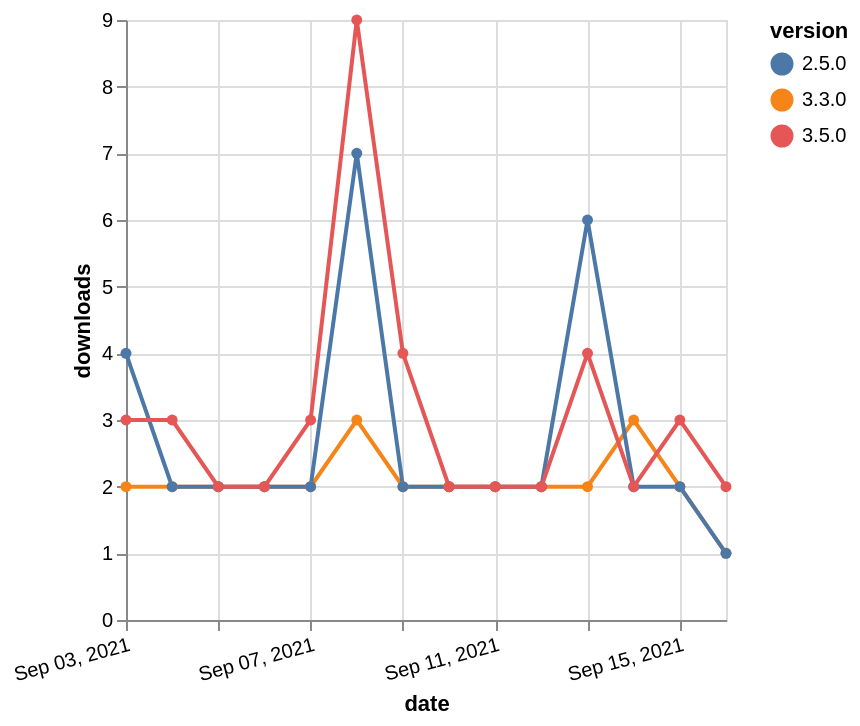

Write a Vega-Lite specification for this figure.
### Vega-Lite specification from a JSON file in a GitHub repository (floating-point values rounded to 4 significant figures)
{"$schema": "https://vega.github.io/schema/vega-lite/v5.json", "description": "A simple bar chart with embedded data.", "data": {"values": [{"date": "2021-09-03", "total": 2693, "delta": 2, "version": "3.3.0"}, {"date": "2021-09-04", "total": 2695, "delta": 2, "version": "3.3.0"}, {"date": "2021-09-05", "total": 2697, "delta": 2, "version": "3.3.0"}, {"date": "2021-09-06", "total": 2699, "delta": 2, "version": "3.3.0"}, {"date": "2021-09-07", "total": 2701, "delta": 2, "version": "3.3.0"}, {"date": "2021-09-08", "total": 2704, "delta": 3, "version": "3.3.0"}, {"date": "2021-09-09", "total": 2706, "delta": 2, "version": "3.3.0"}, {"date": "2021-09-10", "total": 2708, "delta": 2, "version": "3.3.0"}, {"date": "2021-09-11", "total": 2710, "delta": 2, "version": "3.3.0"}, {"date": "2021-09-12", "total": 2712, "delta": 2, "version": "3.3.0"}, {"date": "2021-09-13", "total": 2714, "delta": 2, "version": "3.3.0"}, {"date": "2021-09-14", "total": 2717, "delta": 3, "version": "3.3.0"}, {"date": "2021-09-15", "total": 2719, "delta": 2, "version": "3.3.0"}, {"date": "2021-09-16", "total": 2720, "delta": 1, "version": "3.3.0"}, {"date": "2021-09-03", "total": 3193, "delta": 4, "version": "2.5.0"}, {"date": "2021-09-04", "total": 3195, "delta": 2, "version": "2.5.0"}, {"date": "2021-09-05", "total": 3197, "delta": 2, "version": "2.5.0"}, {"date": "2021-09-06", "total": 3199, "delta": 2, "version": "2.5.0"}, {"date": "2021-09-07", "total": 3201, "delta": 2, "version": "2.5.0"}, {"date": "2021-09-08", "total": 3208, "delta": 7, "version": "2.5.0"}, {"date": "2021-09-09", "total": 3210, "delta": 2, "version": "2.5.0"}, {"date": "2021-09-10", "total": 3212, "delta": 2, "version": "2.5.0"}, {"date": "2021-09-11", "total": 3214, "delta": 2, "version": "2.5.0"}, {"date": "2021-09-12", "total": 3216, "delta": 2, "version": "2.5.0"}, {"date": "2021-09-13", "total": 3222, "delta": 6, "version": "2.5.0"}, {"date": "2021-09-14", "total": 3224, "delta": 2, "version": "2.5.0"}, {"date": "2021-09-15", "total": 3226, "delta": 2, "version": "2.5.0"}, {"date": "2021-09-16", "total": 3227, "delta": 1, "version": "2.5.0"}, {"date": "2021-09-03", "total": 2329, "delta": 3, "version": "3.5.0"}, {"date": "2021-09-04", "total": 2332, "delta": 3, "version": "3.5.0"}, {"date": "2021-09-05", "total": 2334, "delta": 2, "version": "3.5.0"}, {"date": "2021-09-06", "total": 2336, "delta": 2, "version": "3.5.0"}, {"date": "2021-09-07", "total": 2339, "delta": 3, "version": "3.5.0"}, {"date": "2021-09-08", "total": 2348, "delta": 9, "version": "3.5.0"}, {"date": "2021-09-09", "total": 2352, "delta": 4, "version": "3.5.0"}, {"date": "2021-09-10", "total": 2354, "delta": 2, "version": "3.5.0"}, {"date": "2021-09-11", "total": 2356, "delta": 2, "version": "3.5.0"}, {"date": "2021-09-12", "total": 2358, "delta": 2, "version": "3.5.0"}, {"date": "2021-09-13", "total": 2362, "delta": 4, "version": "3.5.0"}, {"date": "2021-09-14", "total": 2364, "delta": 2, "version": "3.5.0"}, {"date": "2021-09-15", "total": 2367, "delta": 3, "version": "3.5.0"}, {"date": "2021-09-16", "total": 2369, "delta": 2, "version": "3.5.0"}]}, "width": "container", "mark": {"type": "line", "point": {"filled": true}}, "encoding": {"x": {"field": "date", "type": "temporal", "timeUnit": "yearmonthdate", "title": "date", "axis": {"labelAngle": -15}}, "y": {"field": "delta", "type": "quantitative", "title": "downloads"}, "color": {"field": "version", "type": "nominal"}, "tooltip": {"field": "delta"}}}
